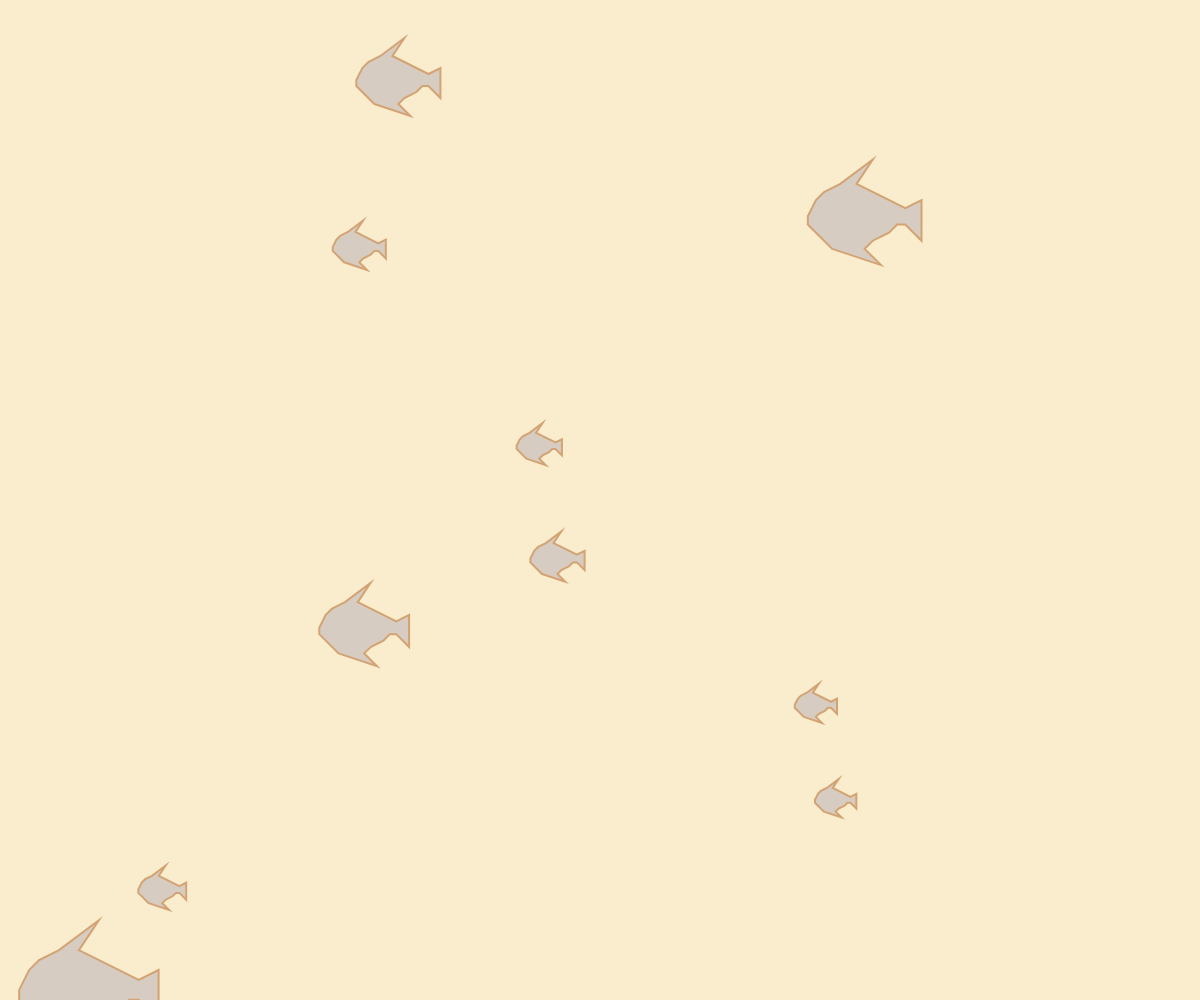
Frame 1 (no input)
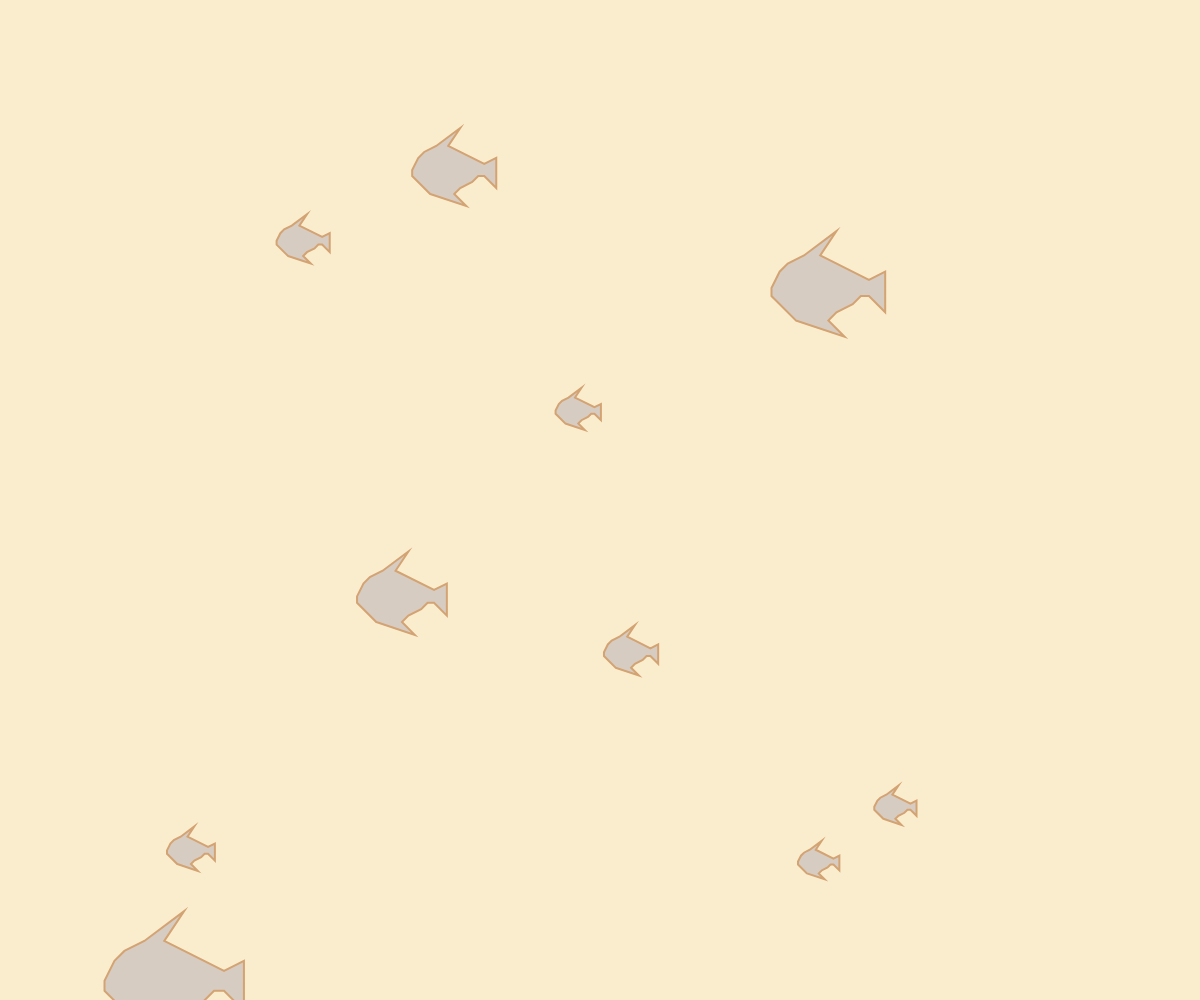
Frame 60 (no input)
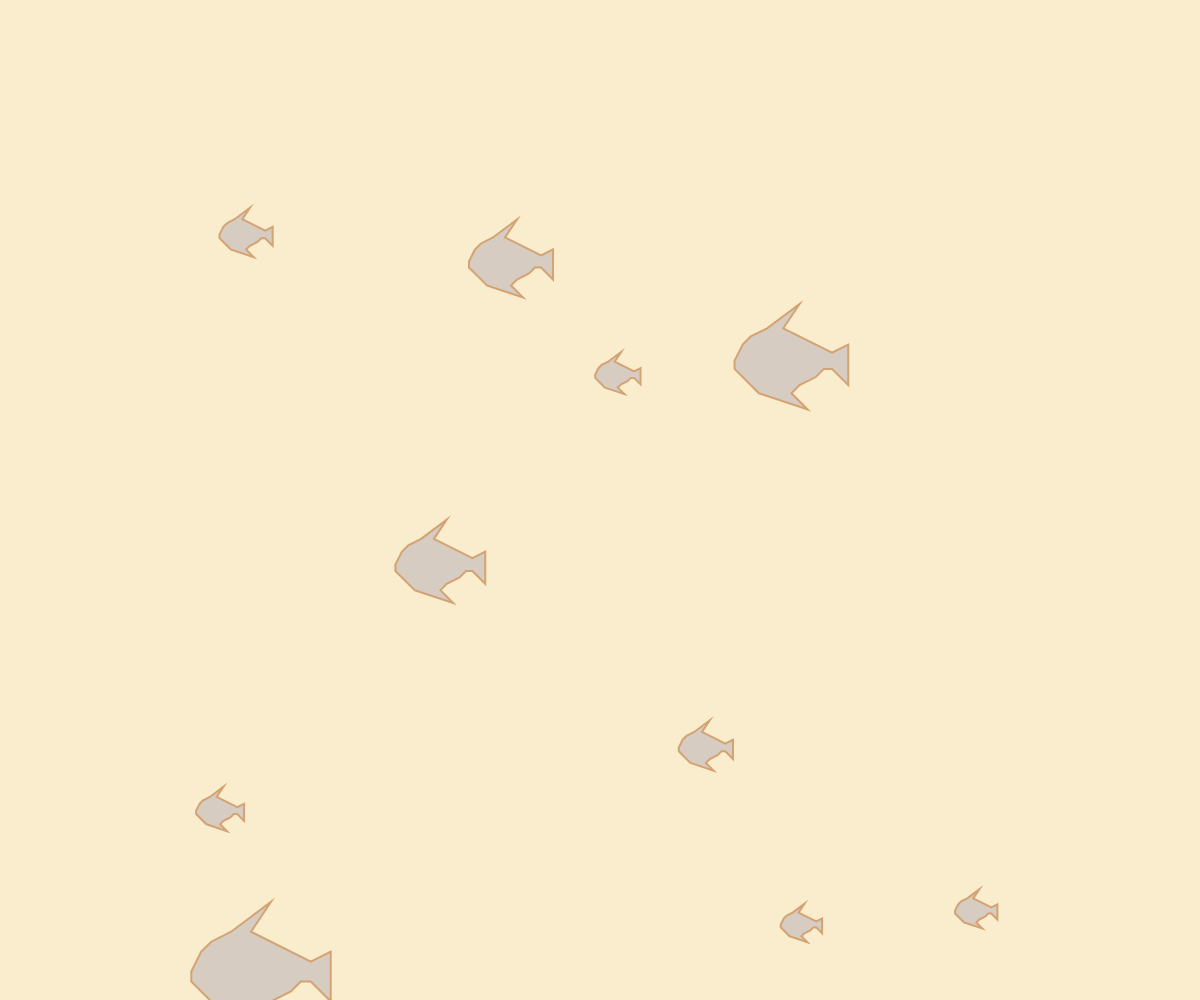
Frame 120 (the mouse pressed at the canvas centre since frame 60)

The p5.js sketch that drew these frames (run headless with seeded random() and noise() and a simulated clock; from frame 60 on, the mouse is pressed at the canvas centre):

// p5.js sketch
// ── sketch.js
let shapes = [];
let points = [[-3, 5], [3, 7], [1, 5],[2,4],[4,3],[5,2],[6,2],[8,4],[8,-1],[6,0],[0,-3],[2,-6],[-2,-3],[-4,-2],[-5,-1],[-6,1],[-6,2]];

function setup() { 
  createCanvas(windowWidth, windowHeight); 
  for (let i = 0; i < 10; i++) {
    shapes.push(new MovingShape(random(width), random(height), random(50, 200)));
  }
}

function draw() {  
  background("#faedcd");  
  for (let shape of shapes) {
    shape.move();
    shape.display();
  }
}

class MovingShape {
  constructor(x, y, size) {
    this.x = x;
    this.y = y;
    this.size = size;
    this.xSpeed = random(-2, 2);
    this.ySpeed = random(-2, 2);
  }

  move() {
    this.x += this.xSpeed;
    this.y += this.ySpeed;

    if (this.x < 0 || this.x > width) {
      this.xSpeed *= -1;
    }

    if (this.y < 0 || this.y > height) {
      this.ySpeed *= -1;
    }
  }

  display() {
    fill("#d6ccc2");
    stroke("#d4a373");
    strokeWeight(2);
    beginShape();
    for (let i = 0; i < points.length; i++) {
      let x = map(points[i][0], -10, 10, this.x - this.size / 2, this.x + this.size / 2);
      let y = map(points[i][1], -10, 10, this.y - this.size / 2, this.y + this.size / 2);
      vertex(x, y);
    }
    endShape(CLOSE);
  }
}
